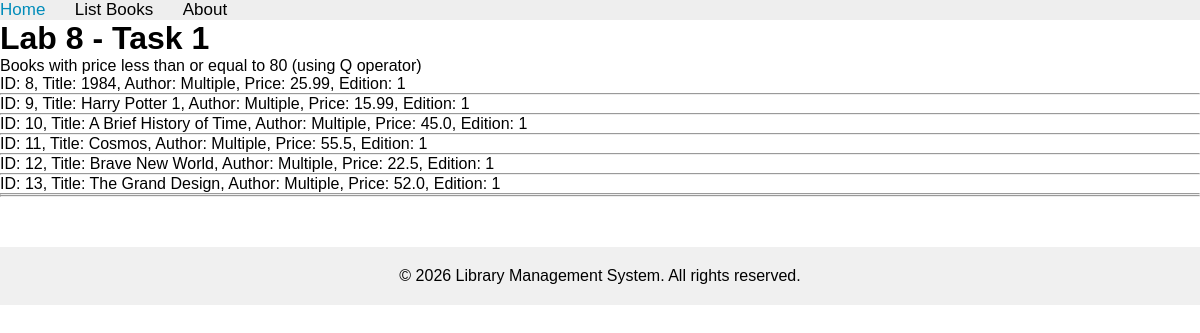
The app's page /books/lab8/task1, older data.
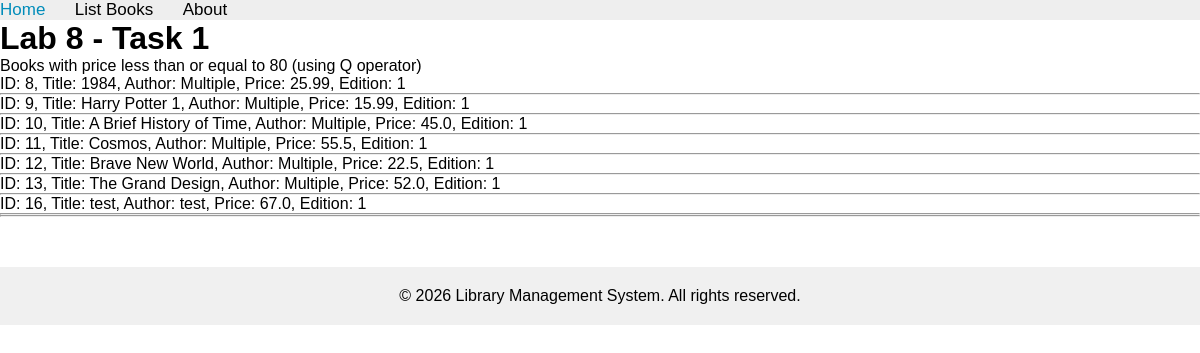
The same page, newer data.
### apps/bookmodule/models.py (models this page shows, shortened)
class Book(models.Model):
    title = models.CharField(max_length=100)
    price = models.FloatField(default=0.0)
    quantity = models.IntegerField(default=1)
    pubdate = models.DateTimeField()
    rating = models.SmallIntegerField(default=1)
    publisher = models.ForeignKey(Publisher, null=True, blank=True, on_delete=models.SET_NULL, related_name='books')
    authors = models.ManyToManyField(Author, related_name='books')
    author = models.CharField(max_length=50, default='Unknown')
    edition = models.SmallIntegerField(default=1)

### apps/bookmodule/views.py (the view)
# urls.py: path('lab8/task1', views.lab8_task1, name="books.lab8_task1"),
def lab8_task1(request):
    books = Book.objects.filter(Q(price__lte=80))
    return render(request, 'bookmodule/lab8_task1.html', {'books': books})

### apps/templates/bookmodule/lab8_task1.html (shortened to what this page needs)
{% extends "layouts/base.html" %}
{% block content %}
<h1>Lab 8 - Task 1</h1>
<p>Books with price less than or equal to 80 (using Q operator)</p>
{% if books %}
    {% for book in books %}
        ID: {{ book.id }}, Title: {{ book.title }}, Author: {{ book.author }}, Price: {{ book.price }}, Edition: {{ book.edition }}
        <hr>
    {% endfor %}
{% else %}
    <p>No books found.</p>
{% endif %}
{% endblock content %}

Row changes from the older to the newer data that the page shows:
added Book: id "16", title "test", author "test", price "67.0", edition "1"
